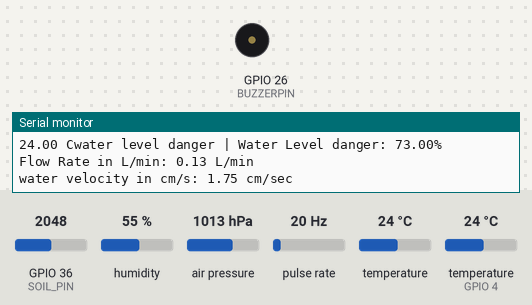
Recording of a sketch running on a simulated ESP32. On the bench: buzzer (waves = sounding, pin HIGH), the last lines printed to the serial monitor. Wiring (inferred from the names in the program): pulse sensor: data GPIO 23. Inputs (shaded band) come from the test bench; at power-on: pulse rate 20 Hz, GPIO 36 (SOIL_PIN) = 2048, humidity 55 %, air pressure 1013 hPa, temperature 24 °C, temperature (sensor on GPIO 4) 24 °C. WiFi joins after 1.5 s; servers stay silent unless stated; no MQTT or app messages arrive unless stated.

Above: at 4.2 s.
4.3 s: pulse rate (sensor on GPIO 23) set to 40 Hz
8.3 s: pulse rate (sensor on GPIO 23) set to 44 Hz
At 11.6 s:
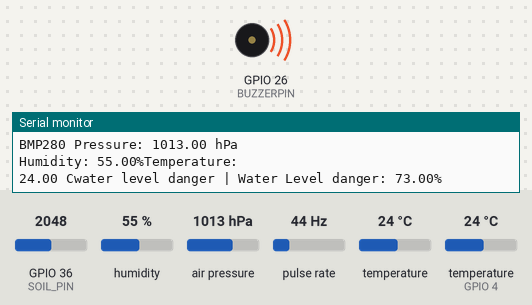
14.3 s: pulse rate (sensor on GPIO 23) set to 4 Hz
15.8 s: GPIO 36 (SOIL_PIN) set to 1352
17.4 s: GPIO 36 (SOIL_PIN) set to 1251
At 19.7 s:
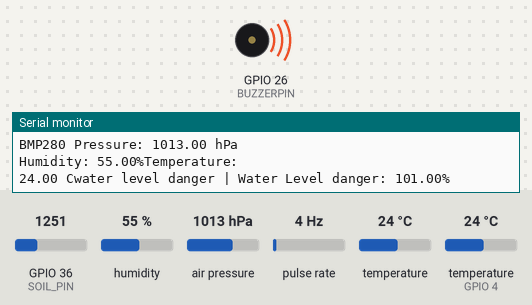
23.4 s: GPIO 36 (SOIL_PIN) set to 2866
At 25.5 s:
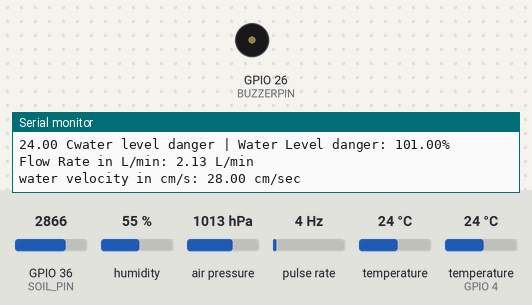
Timing chart, 0 to 26.8 s (numbered marks = the images above; inputs shaded):
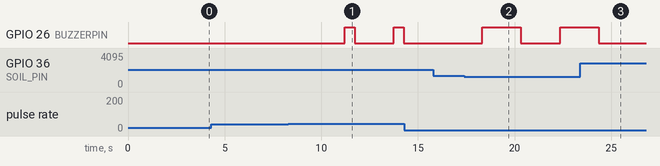

Measured:
- the behaviour switches between 41 and 42 Hz on pulse rate (sensor on GPIO 23) (found by bisection; images 0 and 1)
- the behaviour switches between 1301 and 1300 on GPIO 36 (SOIL_PIN) (found by bisection; images 1 and 2)
- after the input at 8.3 s, GPIO 26 (BUZZERPIN): alternates HIGH for 0.50 s and LOW for 2.0 s, starting after 2.9 s
- after the input at 14.3 s, every drawn part: stays the same
- after the input at 17.4 s, GPIO 26 (BUZZERPIN): LOW → HIGH after 0.92 s, → LOW 2.0 s later, → HIGH 2.0 s later
- after the input at 23.4 s, GPIO 26 (BUZZERPIN): goes on until 24.4 s, then stays LOW

The sketch:

Flood_Detection.ino
```cpp
  #include <Adafruit_Sensor.h>
  #include <Adafruit_BMP280.h>
  #include <DHT.h>
  #include <WiFi.h>
  #include <PubSubClient.h>
  ////////////////////////
  // MQTT Topics
  const char* mqttServer              = "broker.hivemq.com";
  const char* dhtTempTopic            = "ESP32/DHTTEMP";
  const char* dhtHumditiyTopic        = "ESP32/DHTHUMIDITY";
  const char* bmpTempTopic            = "ESP32/bmpTemp";
  const char* bmpPressureTopic        = "ESP32/Pressure";
  const char* waterLevelTopic         = "ESP32/water";
  const char* flowRateTopic           = "ESP32/flowRate";
  const char* flowVolumeTopic         = "ESP32/flowVolume";
  const int   mqttPort                = 1883;
  /////////////////////////
  WiFiClient espClient;
  PubSubClient mqttClient(espClient);
  ////////////////////////////
  char bmpTempOut[20];
  char bmpPressureOut[20];
  char dhtTempOut[20];
  char dhtHumidityOut[20];
  char waterOut[20];
  char rateOut[20];
  char volumeOut[20];

  // Pin Definitions
  #define DHT11_PIN 4        // Pin for DHT sensor (GPIO 4)
  #define SOIL_PIN 36       // Analog pin for Soil Moisture sensor
  //#define WATER_LEVEL_PIN 35 // Analog pin for Water Level sensor
  #define FLOW_SENSOR_PIN 23 // Pin for Water Flow sensor
  #define BUZZERPIN   26

  // Instances for sensors
  Adafruit_BMP280 bmp;        // BMP280 instance
  DHT dht11(DHT11_PIN, DHT11); // DHT11 instance

  // Water Flow Sensor variables
  volatile int pulseCount = 0;
  float flowRate = 0.0;
  float flowVolume = 0.0;
  float flowRateInM3perS= 0.0;
  float area = 0.000127;
  float VelocityInM3perS=0.0;
  unsigned long lastTime = 0;

  // Flow Sensor Interrupt Service Routine
  void IRAM_ATTR countPulse() {
    pulseCount++;
  }
  ////////////////////////
  void setup() {
    Serial.begin(115200);
    connectToWiFi();
    connectToMQTT();
    pinMode(BUZZERPIN, OUTPUT);
    // Initialize BMP280
    if (!bmp.begin(0x76)) { // Check BMP280 (use 0x77 if needed)
      Serial.println("BMP280 not found!");
      while (1);
    }

    // Set up Flow Sensor
    pinMode(FLOW_SENSOR_PIN, INPUT_PULLUP);
    attachInterrupt(digitalPinToInterrupt(FLOW_SENSOR_PIN), countPulse, FALLING);

    Serial.println("Setup Complete!");
  }

  void loop() {
    // Read Sensor Data
    readBMP280();
    readDHT11();
    readSoilMoisture();
    //readWaterLevel();
    calculateFlowSensor();

    delay(2000); // Delay 2 seconds
  }

  // Function to read BMP280 data
  void readBMP280() {
    float temperature = bmp.readTemperature();
    float pressure = bmp.readPressure() / 100.0F; // Convert to hPa
    //float altitude = bmp.readAltitude(1013.25);  // Replace 1013.25 with your local sea-level pressure

    Serial.print("BMP280 Temperature: "); Serial.print(temperature); Serial.println(" °C");
    Serial.print("BMP280 Pressure: "); Serial.print(pressure); Serial.println(" hPa");
    //Serial.print("BMP280 Altitude: "); Serial.print(altitude); Serial.println(" m");
    sprintf(bmpTempOut, "%.2f", temperature);
    if (!mqttClient.connected())
    {
      Serial.print("MQTT not connected,\n attempting to reconnect...");
      connectToMQTT();  // Call your reconnect function
    }
    mqttClient.publish(bmpTempTopic, bmpTempOut);
    sprintf(bmpPressureOut, "%0.2f", pressure);
    if (!mqttClient.connected())
    {
      Serial.print("MQTT not connected,\n attempting to reconnect...");
      connectToMQTT();  // Call your reconnect function
    }
    mqttClient.publish(bmpPressureTopic, bmpPressureOut);
  }

  // Function to read DHT11 data
  void readDHT11() {
    float d_temperature = 0;
    float humidity = 0;

    humidity = dht11.readHumidity();
    d_temperature = dht11.readTemperature();

    Serial.print("Humidity: ");
    Serial.print(humidity);
    Serial.print("%");
    Serial.println("Temperature: ");
    Serial.print(d_temperature);
    Serial.print(" C");

    sprintf(dhtTempOut, "%0.2f", d_temperature);
    if (!mqttClient.connected())
    {
      Serial.print("MQTT not connected,\n attempting to reconnect...");
      connectToMQTT();  // Call your reconnect function
    }
    mqttClient.publish(dhtTempTopic, dhtTempOut);

    sprintf(dhtHumidityOut, "%0.2f", humidity);
    if (!mqttClient.connected())
    {
      Serial.print("MQTT not connected,\n attempting to reconnect...");
      connectToMQTT();  // Call your reconnect function
    }
    mqttClient.publish(dhtHumditiyTopic , dhtHumidityOut);
  }

  // Function to read soil moisture
  void readSoilMoisture() {
    int soilMoistureValue = analogRead(SOIL_PIN);
    // Map the sensor value to a meaningful range
    // Assuming sensor output is 0-4095 and maps to 0-100% water level
    float waterLevelPercent = map(soilMoistureValue, 4095,1300, 0, 100);
    Serial.print("water level danger"); //Serial.println(soilMoistureValue);
    Serial.print(" | Water Level danger: ");
    Serial.print(waterLevelPercent);
    Serial.println("%");
    sprintf(waterOut, "%0.2f", waterLevelPercent);

    if (waterLevelPercent >= 100) { // 85% threshold
        digitalWrite(BUZZERPIN, HIGH); // Turn buzzer on
        delay(2000);
        digitalWrite(BUZZERPIN, LOW); // Turn buzzer off
    }
    if (!mqttClient.connected())
    {
      Serial.print("MQTT not connected,\n attempting to reconnect...");
      connectToMQTT();  // Call your reconnect function
    }
    mqttClient.publish(waterLevelTopic, waterOut);

  }

  // Function to read water level
  /*void readWaterLevel() {
    int waterLevelValue = analogRead(WATER_LEVEL_PIN);
    Serial.print("Water Level: "); Serial.println(waterLevelValue);
  }*/

  // Function to calculate flow rate and volume
  void calculateFlowSensor() {
    unsigned long currentTime = millis();
    if (currentTime - lastTime > 1000) { // Every 1 second
      flowRate = (pulseCount / 7.5); // Adjust 7.5 based on your sensor's calibration
      flowRateInM3perS = flowRate / 60000  ;
      VelocityInM3perS = (flowRateInM3perS*100) / area;
      //flowVolume += flowRate / 60.0; // Calculate total flow in liters
      pulseCount = 0; // Reset pulse count
      lastTime = currentTime;
    }
if (VelocityInM3perS > 150) { // 15 cm/s = 0.15 m/s
        digitalWrite(BUZZERPIN, HIGH); // Turn buzzer on
        delay(500);
        digitalWrite(BUZZERPIN, LOW); // Turn buzzer off
    }
    //Serial.print("Flow Rate in m^3/s: "); Serial.print(flowRateInM3perS); Serial.println(" M^3/sec");
    Serial.print("Flow Rate in L/min: "); Serial.print(flowRate); Serial.println(" L/min");
    Serial.print("water velocity in cm/s: "); Serial.print(VelocityInM3perS); Serial.println(" cm/sec");
    //Serial.print("Total Flow: "); Serial.print(flowVolume); Serial.println(" L");


    sprintf(rateOut, "%0.2f", flowRate);
    if (!mqttClient.connected())
    {
      Serial.print("MQTT not connected,\n attempting to reconnect...");
      connectToMQTT();  // Call your reconnect function
    }
    mqttClient.publish(flowRateTopic, rateOut);

    sprintf(volumeOut, "%0.2f", VelocityInM3perS);
    if (!mqttClient.connected())
    {
      Serial.print("MQTT not connected,\n attempting to reconnect...");
      connectToMQTT();  // Call your reconnect function
    }
    mqttClient.publish(flowVolumeTopic, volumeOut);
  }

  void connectToWiFi()
  {
    WiFi.mode(WIFI_STA);

    const char* ssid = "ESP32";       // Predefined Wi-Fi SSID
    const char* password = "12345678"; // Predefined Wi-Fi password


    Serial.print("Connecting to");
    Serial.println(ssid);

    WiFi.begin(ssid, password);  // Connect to the specified Wi-Fi network

    // Wait until the ESP32 is connected to the Wi-Fi
    int attempt = 0;
    while (WiFi.status() != WL_CONNECTED)
    {
      delay(1000);
      Serial.print("Connecting ");
      Serial.print("Attempt ");
      Serial.print(++attempt);
    }

    Serial.print("\nWi-Fi connected");
    delay(1000);  // Brief delay to show the connection success message

    Serial.print("IP address:");
    Serial.println(WiFi.localIP());  // Display IP address on the LCD
  }

  void connectToMQTT()
  {
    mqttClient.setServer(mqttServer, mqttPort);
    while (!mqttClient.connected())
    {
      Serial.print("Connecting to MQTT...");
      if (mqttClient.connect("ESP32Client"))
      {
        Serial.println("Connected to MQTT");
      }
      else
      {
        Serial.print("Failed to connect to MQTT, rc=");
        Serial.println(mqttClient.state());
        delay(2000);
      }
    }
  }

  void checkConnection()
  {
    if (WiFi.status() != WL_CONNECTED)
    {
      Serial.println("Wi-Fi connection lost. Reconnecting...");
      WiFi.reconnect();
      while (WiFi.status() != WL_CONNECTED)
      {
        delay(1000);
        Serial.print(".");
      }
      Serial.println("");
      Serial.println("Wi-Fi reconnected");
      Serial.print("IP address: ");
      Serial.println(WiFi.localIP());
    }
  }

  void reconnect()
  {
    while (!mqttClient.connected())
    {
      Serial.print("Attempting MQTT connection...");
      if (mqttClient.connect("ESPClient"))
      {
        Serial.println("connected");

      }
      else
      {
        Serial.print("failed, rc=");
        Serial.print(mqttClient.state());
        Serial.println(" try again in 5 seconds");
        delay(5000);
      }
    }

  }
```
